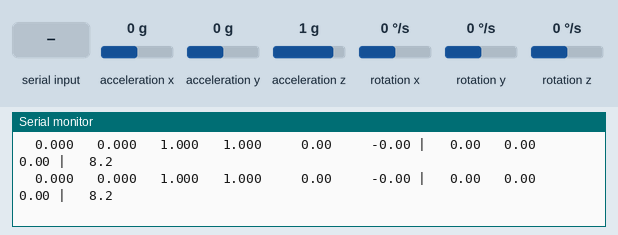
A sketch run on a simulated ESP32. Parts: the last lines printed to the serial monitor. Wiring (inferred from the names in the program): MPU-9250 motion sensor at I2C address 0x68. The test bench sets the inputs (shaded band); at power-on: acceleration x 0 g, acceleration y 0 g, acceleration z 1 g, rotation x 0 °/s, rotation y 0 °/s, rotation z 0 °/s.

Above: at 2.4 s.
2.5 s: acceleration x set to -1.4 g
At 2.52 s:
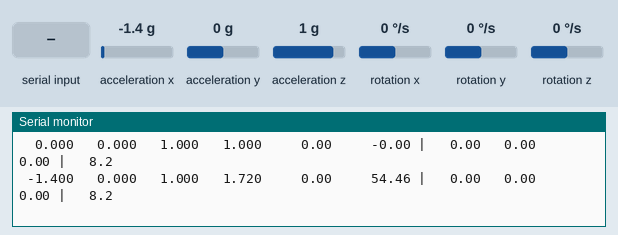
4.4 s: "c" received over Serial
At 5.6 s:
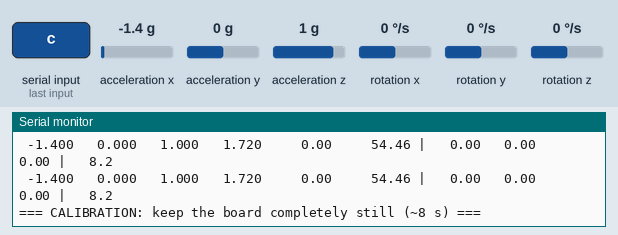

Measured:
- after the input at 2.5 s, the serial monitor: prints a new line at once (image 1)
- after the input at 4.4 s, the serial monitor: prints a new line at once (image 2)

The sketch:

MPU6500_Bringup.ino
```cpp
// Phase 2 - Steps 2-4: MPU-6500 bring-up
//   - Reads WHO_AM_I and tells you which chip you really have
//   - Streams accel (g), gyro (deg/s), temperature (C) at 10 Hz
//   - Send 'c' in the Serial Monitor to run an 8-second rest calibration
//
// Wiring: SDA -> GPIO21, SCL -> GPIO22, VCC -> 3V3, GND -> GND, AD0 -> GND
// Serial Monitor: 115200 baud
//
// Uses raw register access (no MPU6050 library), because many MPU6050
// libraries reject the MPU-6500's WHO_AM_I value (0x70).

#include <Wire.h>

const uint8_t MPU_ADDR = 0x68;          // change to 0x69 if the scanner found 0x69

const uint8_t REG_SMPLRT_DIV   = 0x19;
const uint8_t REG_CONFIG       = 0x1A;
const uint8_t REG_GYRO_CONFIG  = 0x1B;
const uint8_t REG_ACCEL_CONFIG = 0x1C;
const uint8_t REG_ACCEL_CFG2   = 0x1D;  // exists on MPU-6500 only
const uint8_t REG_ACCEL_XOUT_H = 0x3B;
const uint8_t REG_PWR_MGMT_1   = 0x6B;
const uint8_t REG_WHO_AM_I     = 0x75;

const float ACCEL_LSB_PER_G  = 16384.0f;  // +/-2 g range
const float GYRO_LSB_PER_DPS = 131.0f;    // +/-250 deg/s range

uint8_t chipId = 0;

struct Sample {
  float ax, ay, az;   // g
  float gx, gy, gz;   // deg/s
  float tempC;
};

void writeReg(uint8_t reg, uint8_t val) {
  Wire.beginTransmission(MPU_ADDR);
  Wire.write(reg);
  Wire.write(val);
  Wire.endTransmission();
}

uint8_t readReg(uint8_t reg) {
  Wire.beginTransmission(MPU_ADDR);
  Wire.write(reg);
  Wire.endTransmission(false);
  Wire.requestFrom(MPU_ADDR, (uint8_t)1);
  return Wire.available() ? Wire.read() : 0xFF;
}

// Burst-read 14 bytes: accel XYZ, temp, gyro XYZ
bool readSample(Sample &s) {
  Wire.beginTransmission(MPU_ADDR);
  Wire.write(REG_ACCEL_XOUT_H);
  if (Wire.endTransmission(false) != 0) return false;
  if (Wire.requestFrom(MPU_ADDR, (uint8_t)14) != 14) return false;

  int16_t raw[7];
  for (int i = 0; i < 7; i++) {
    int hi = Wire.read();
    int lo = Wire.read();
    raw[i] = (int16_t)((hi << 8) | lo);
  }

  s.ax = raw[0] / ACCEL_LSB_PER_G;
  s.ay = raw[1] / ACCEL_LSB_PER_G;
  s.az = raw[2] / ACCEL_LSB_PER_G;

  // Temperature formula differs between the two chips
  if (chipId == 0x68) s.tempC = raw[3] / 340.0f + 36.53f;     // MPU-6050
  else                s.tempC = raw[3] / 333.87f + 21.0f;     // MPU-6500 / 9250

  s.gx = raw[4] / GYRO_LSB_PER_DPS;
  s.gy = raw[5] / GYRO_LSB_PER_DPS;
  s.gz = raw[6] / GYRO_LSB_PER_DPS;
  return true;
}

void runCalibration() {
  const int N = 1000;
  Serial.println("\n=== CALIBRATION: keep the board completely still (~8 s) ===");

  double sum[7] = {0}, sumSq[7] = {0};
  int n = 0;
  for (int i = 0; i < N; i++) {
    Sample s;
    if (readSample(s)) {
      float v[7] = {s.ax, s.ay, s.az, s.gx, s.gy, s.gz, s.tempC};
      for (int k = 0; k < 7; k++) {
        sum[k]   += v[k];
        sumSq[k] += (double)v[k] * v[k];
      }
      n++;
    }
    delay(8);
  }

  if (n < N / 2) {
    Serial.println("Too many failed reads - check wiring.");
    return;
  }

  const char* names[7] = {"ax (g)", "ay (g)", "az (g)", "gx (dps)", "gy (dps)", "gz (dps)", "temp (C)"};
  double mean[7];
  Serial.printf("Samples used: %d\n", n);
  Serial.println("channel      mean        std");
  for (int k = 0; k < 7; k++) {
    mean[k] = sum[k] / n;
    double var = sumSq[k] / n - mean[k] * mean[k];
    double sd = var > 0 ? sqrt(var) : 0;
    Serial.printf("%-9s %9.5f  %9.5f\n", names[k], mean[k], sd);
  }
  double mag = sqrt(mean[0]*mean[0] + mean[1]*mean[1] + mean[2]*mean[2]);
  Serial.printf("|a| of mean vector = %.4f g (should be ~1.00)\n", mag);
  Serial.println("=== WRITE THESE NUMBERS DOWN ===\n");
}

void setup() {
  Serial.begin(115200);
  delay(1000);
  Wire.begin(21, 22);
  Wire.setClock(400000);

  chipId = readReg(REG_WHO_AM_I);
  Serial.printf("\nWHO_AM_I = 0x%02X\n", chipId);

  if (chipId == 0x70)      Serial.println("-> MPU-6500 confirmed");
  else if (chipId == 0x68) Serial.println("-> This chip is an MPU-6050, not a 6500");
  else if (chipId == 0x71 || chipId == 0x73) Serial.println("-> Looks like an MPU-9250 family chip");
  else if (chipId == 0xFF) {
    Serial.println("-> No response. Check wiring / address (0x68 vs 0x69).");
    while (true) delay(1000);
  } else {
    Serial.println("-> Unrecognised ID (clone?). Continuing with 6500 settings.");
  }

  writeReg(REG_PWR_MGMT_1, 0x80);   // reset
  delay(100);
  writeReg(REG_PWR_MGMT_1, 0x01);   // wake up, use gyro PLL clock
  delay(100);

  writeReg(REG_SMPLRT_DIV, 7);      // 1 kHz / (1+7) = 125 Hz internal rate
  writeReg(REG_CONFIG, 0x03);       // gyro/temp low-pass ~41 Hz
  writeReg(REG_GYRO_CONFIG, 0x00);  // +/-250 deg/s
  writeReg(REG_ACCEL_CONFIG, 0x00); // +/-2 g
  if (chipId != 0x68) {
    writeReg(REG_ACCEL_CFG2, 0x03); // accel low-pass ~45 Hz (6500 only)
  }

  Serial.println("Streaming. Send 'c' to calibrate.\n");
  Serial.println("ax(g)   ay(g)   az(g)   |a|(g)  roll(deg) pitch(deg) | gx gy gz (dps) | temp(C)");
}

void loop() {
  if (Serial.available()) {
    char c = Serial.read();
    if (c == 'c' || c == 'C') runCalibration();
  }

  static uint32_t last = 0;
  if (millis() - last < 100) return;   // 10 Hz print rate
  last = millis();

  Sample s;
  if (!readSample(s)) {
    Serial.println("I2C read failed");
    return;
  }

  float mag   = sqrtf(s.ax*s.ax + s.ay*s.ay + s.az*s.az);
  float roll  = atan2f(s.ay, s.az) * 57.29578f;
  float pitch = atan2f(-s.ax, sqrtf(s.ay*s.ay + s.az*s.az)) * 57.29578f;

  Serial.printf("%7.3f %7.3f %7.3f %7.3f %8.2f %9.2f | %6.2f %6.2f %6.2f | %5.1f\n",
                s.ax, s.ay, s.az, mag, roll, pitch, s.gx, s.gy, s.gz, s.tempC);
}
```
